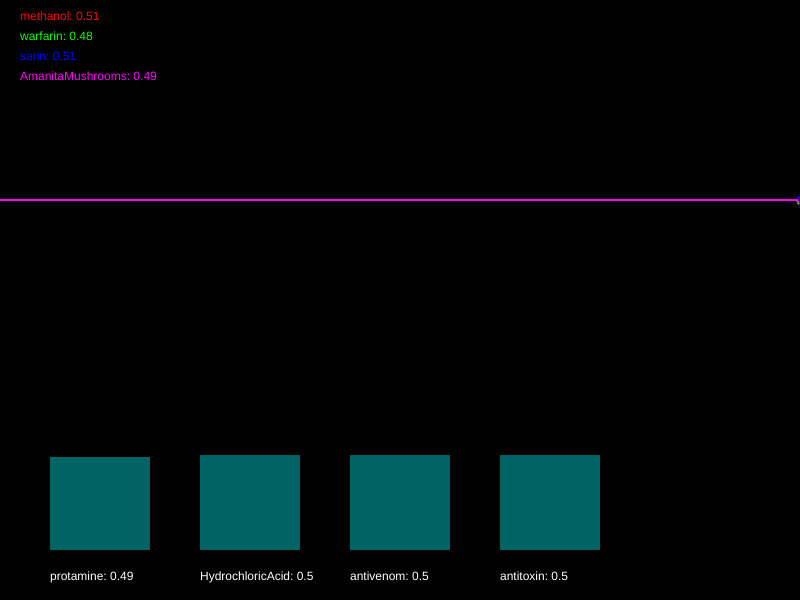
Frame 1 (no input)
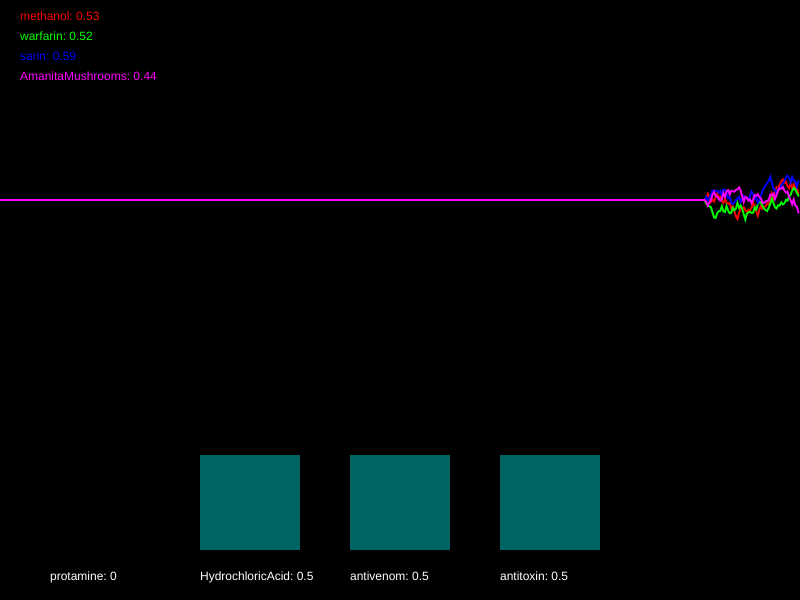
Frame 60 (no input)
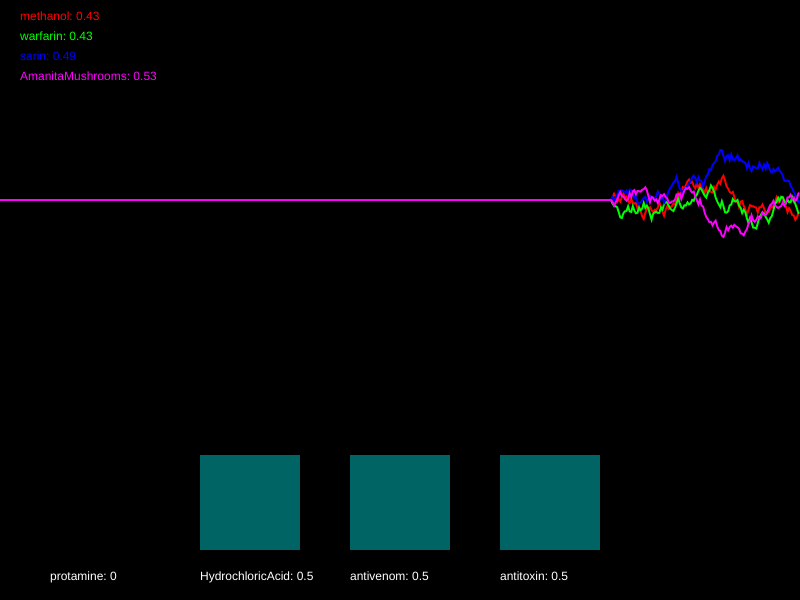
Frame 120 (the mouse pressed at the canvas centre since frame 60)

The p5.js sketch that drew these frames (run headless with seeded random() and noise() and a simulated clock; from frame 60 on, the mouse is pressed at the canvas centre):

// p5.js sketch
// ── sketch.js
/*
Officer: 4098078
CaseNum: 401-1-67869614-4098078

Case 401 - The Case of Norbert's Weiner Stand
Stage 2 - Toxic Burrito

Norbert is at it again. This time he’s set up a burrito stall and is lacing burritos with his foul toxin. The chaos is spreading. People are dropping like flies and burrito sales have fallen through the floor. To make matters worse it seems Norbert has cottoned on to our methods and has upped the complexity of his poison. You’ll find the antidote harder to develop this time. So kid, head down to the lab and get working.

You must develop the antidote by using conditional statements in the draw loop to do the following:

	- When methanol goes above 0.36, try decreasing protamine by 0.01
	- When sarin dips below 0.4, increase protamine by 0.03
	- If AmanitaMushrooms dips below 0.29 or warfarin dips below 0.69, decrease HydrochloricAcid by 0.02
	- When methanol goes above 0.25 or sarin dips below 0.34, increase HydrochloricAcid by 0.01
	- When AmanitaMushrooms dips below 0.71 or methanol dips below 0.67, decrement antivenom by 0.05
	- When sarin goes above 0.28 and warfarin goes above 0.56, increase antivenom by 0.04
	- When AmanitaMushrooms goes above 0.47, reduce antitoxin by 0.05
	- When warfarin goes above 0.44, try increasing antitoxin by 0.05


Your conditional statements should consider the following poisons:

	- methanol
	- warfarin
	- sarin
	- AmanitaMushrooms


Your conditional statements should modify the following antidotes:

	- protamine
	- HydrochloricAcid
	- antivenom
	- antitoxin


- There are many ways to complete this task but you should only use the following commands and operators:

	if(){}
	>
	<
	&&
	||
	+=
	-=

*/

//Declare the poison variables
var methanol;
var warfarin;
var sarin;
var AmanitaMushrooms;


//Declare the antidote variables
var protamine;
var HydrochloricAcid;
var antivenom;
var antitoxin;


//This variable is used for drawing the graph
var graphs;


function setup()
{

	createCanvas(800,600);
	strokeWeight(2);

	//initialise the poisons and antidotes
	methanol = 0.5;
	warfarin = 0.5;
	sarin = 0.5;
	AmanitaMushrooms = 0.5;
	protamine = 0.5;
	HydrochloricAcid = 0.5;
	antivenom = 0.5;
	antitoxin = 0.5;


	//fills the graph with empty values
	graphs = [];

	for(var i = 0; i < 4; i++)
	{
		graphs.push([]);
		for(var j = 0; j < 512; j++)
		{
			graphs[i].push(0.5);
		}
	}

}

function draw()
{

	//Develop the antidote below
	//Write conditional statements to change the amount of each substance ...
  /*
  - When methanol goes above 0.36, try decreasing protamine by 0.01
	- When sarin dips below 0.4, increase protamine by 0.03
	- If AmanitaMushrooms dips below 0.29 or warfarin dips below 0.69, decrease HydrochloricAcid by 0.02
	- When methanol goes above 0.25 or sarin dips below 0.34, increase HydrochloricAcid by 0.01
	- When AmanitaMushrooms dips below 0.71 or methanol dips below 0.67, decrement antivenom by 0.05
	- When sarin goes above 0.28 and warfarin goes above 0.56, increase antivenom by 0.04
	- When AmanitaMushrooms goes above 0.47, reduce antitoxin by 0.05
	- When warfarin goes above 0.44, try increasing antitoxin by 0.05*/

  if (methanol > 0.36) {
    protamine -= 0.01;
  }




	//////////////////////////////////////////////////////

	//the code below generates new values using random numbers

	/*
		For testing, you might want to temporarily comment out
		these lines and set the same variables to constant values
		instead.
	*/

	methanol = nextValue(graphs[0],methanol);
	warfarin = nextValue(graphs[1],warfarin);
	sarin = nextValue(graphs[2],sarin);
	AmanitaMushrooms = nextValue(graphs[3],AmanitaMushrooms);


	protamine = constrain(protamine, 0, 1);
	HydrochloricAcid = constrain(HydrochloricAcid, 0, 1);
	antivenom = constrain(antivenom, 0, 1);
	antitoxin = constrain(antitoxin, 0, 1);


	///////// DO NOT CHANGE THE CODE BELOW ///////////

	//drawing code

	// set background
	background(0);
	noFill();

	//draw the graphs for the vitals
	var colors = [
	color(255, 0, 0),
	color(0, 255, 0),
	color(0, 0, 255),
	color(255, 0, 255),
	color(255, 255, 0),
	color(0, 255, 255)
	];

	for(var i = 0; i < graphs.length; i++)
	{
		stroke(colors[i]);
		drawGraph(graphs[i]);
	}

	//draw the poisons as text
	noStroke();
	fill(colors[0]);
	text('methanol: ' + nf(methanol,1,2), 20,20);
	fill(colors[1]);
	text('warfarin: ' + nf(warfarin,1,2), 20,40);
	fill(colors[2]);
	text('sarin: ' + nf(sarin,1,2), 20,60);
	fill(colors[3]);
	text('AmanitaMushrooms: ' + nf(AmanitaMushrooms,1,2), 20,80);


	//draw the antidotes bar chart
	drawBar(protamine,50,'protamine');
	drawBar(HydrochloricAcid,200,'HydrochloricAcid');
	drawBar(antivenom,350,'antivenom');
	drawBar(antitoxin,500,'antitoxin');


}

function nextValue(graph, val)
{
	//gets the next value for a vital and puts it in an array for drawing
	var delta = random(-0.03,0.03);

	val += delta;
	if(val > 1 || val < 0)
	{
		delta *= -1;
		val += delta * 2;
	}

	graph.push(val)
	graph.shift();
	return val;
}

function drawGraph(graph)
{
	//draws an array as a graph
	beginShape();
	for(var i = 0; i < graph.length; i++)
	{
			vertex(width * i/512, height * 0.5 - graph[i]* height/3)
	}
	endShape();
}


function drawBar(val, x, name)
{
	//draws the bars for bar chart
    noStroke();
    fill(0,100,100);
	var mh = height * 0.4 - 50;
	rect(x,(height - 50) - val*mh, 100, val*mh);
    fill(255);
	text(name + ": " + val, x, height - 20);
}
